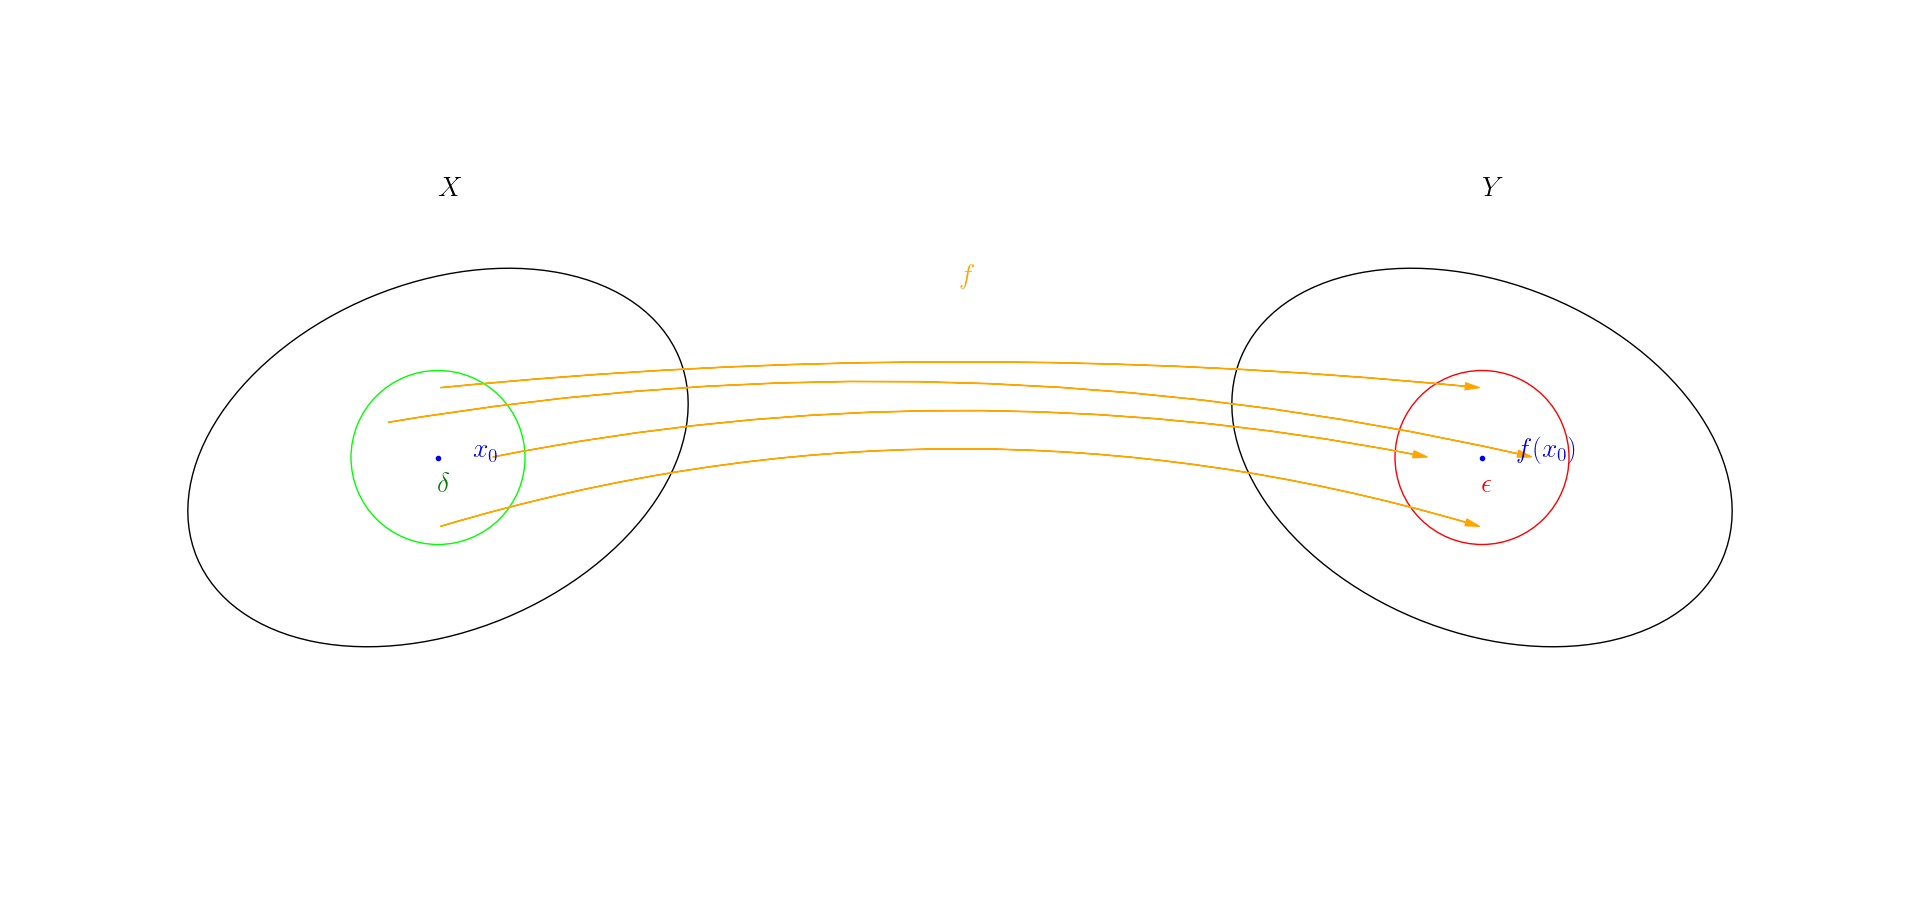

This figure's Python source:
from matplotlib import pyplot
import matplotlib.pyplot as plt
import numpy as np 
import matplotlib.patches as patches


plt.rcParams['text.usetex'] = True #using latex
params = {'font.size': 20, 'text.latex.preamble' : r"\usepackage{amsmath}"}
#font size
pyplot.rcParams.update(params)


fig, ax1 = plt.subplots()

# Select length of axes and the space between tick labels
xmin, xmax, ymin, ymax = -5, 5, -2, 2

# Set identical scales for both axes
ax1.set(xlim=(xmin, xmax), ylim=(ymin, ymax), aspect=1)

# Set bottom and left spines as x and y axes of coordinate system
ax1.spines['bottom'].set_position('zero')
ax1.spines['left'].set_position('zero')

# Remove top and right spines
ax1.spines['top'].set_visible(False)
ax1.spines['right'].set_visible(False)
ax1.spines['left'].set_visible(False)
ax1.spines['bottom'].set_visible(False)


# Create 'x' and 'y' labels placed at the end of the axes
#ax1.set_xlabel('$x$', labelpad=-24, x=1.03)
#ax1.set_ylabel('$y$', labelpad=-21, y=1.02, rotation=0)

# Draw arrows
#arrow_fmt = dict(markersize=4, color='black', clip_on=False)
#ax1.plot((1), (0), marker='>', transform=ax1.get_yaxis_transform(), **arrow_fmt)
#ax1.plot((0), (1), marker='^', transform=ax1.get_xaxis_transform(), **arrow_fmt)


# Use tex in labels

ax1.set_xticks([])
ax1.set_xticklabels([])
ax1.set_yticks([])
ax1.set_yticklabels([])


ax1.scatter([-3], [0], color="b", marker='.')
ax1.scatter([3], [0], color="b", marker='.')


e1 = patches.Ellipse([-3, 0], 3, 2, angle=22.5, edgecolor=(0, 0, 0, 1), facecolor=(0, 0, 0, 0))
c1 = patches.Circle([-3, 0], .5, edgecolor=(0, 1, 0, 1), facecolor=(1, 1, 1, 0))
e2 = patches.Ellipse([3, 0], 3, 2, angle=-22.5, edgecolor=(0, 0, 0, 1), facecolor=(0, 0, 0, 0))
c2 = patches.Circle([3, 0], .5, edgecolor=(1, 0, 0, 1), facecolor=(1, 1, 1, 0))

fa1 = patches.FancyArrowPatch((-3.3, 0.2), (3.3, 0), connectionstyle="arc3, rad=-.1", color="orange", arrowstyle="simple, head_width=5, head_length=10")
fa2 = patches.FancyArrowPatch((-2.7, 0), (2.7, 0), connectionstyle="arc3, rad=-.1", color="orange",  arrowstyle="simple, head_width=5, head_length=10")
fa3 = patches.FancyArrowPatch((-3, 0.4), (3, 0.4), connectionstyle="arc3, rad=-.05", color="orange", arrowstyle="simple, head_width=5, head_length=10")
fa4 = patches.FancyArrowPatch((-3, -0.4), (3, -0.4), connectionstyle="arc3, rad=-.15", color="orange", arrowstyle="simple, head_width=5, head_length=10")


ax1.add_patch(e1)
ax1.add_patch(c1)
ax1.add_patch(e2)
ax1.add_patch(c2)
ax1.add_patch(fa1)
ax1.add_patch(fa2)
ax1.add_patch(fa3)
ax1.add_patch(fa4)



#Add text
ax1.text(-3, 1.5, r"$X$", color="k")
ax1.text(3, 1.5, r"$Y$", color="k")
ax1.text(-2.8, 0, r"$x_0$", color="b")
ax1.text(3.2, 0, r"$f(x_0)$", color="b")
ax1.text(-3, -.2, r"$\delta$", color="g")
ax1.text(3, -.2, r"$\epsilon$", color="r")
ax1.text(0, 1, r"$f$", color="orange")


plt.tight_layout()
plt.show()
